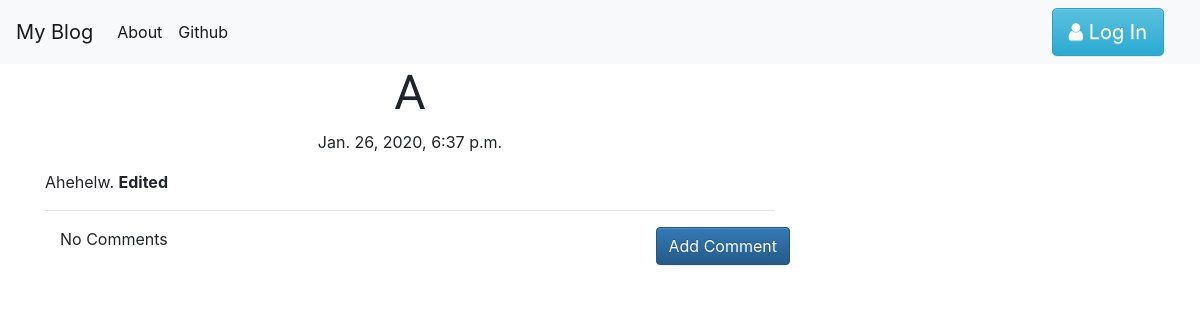
Page /post/5/ on the earlier database version.
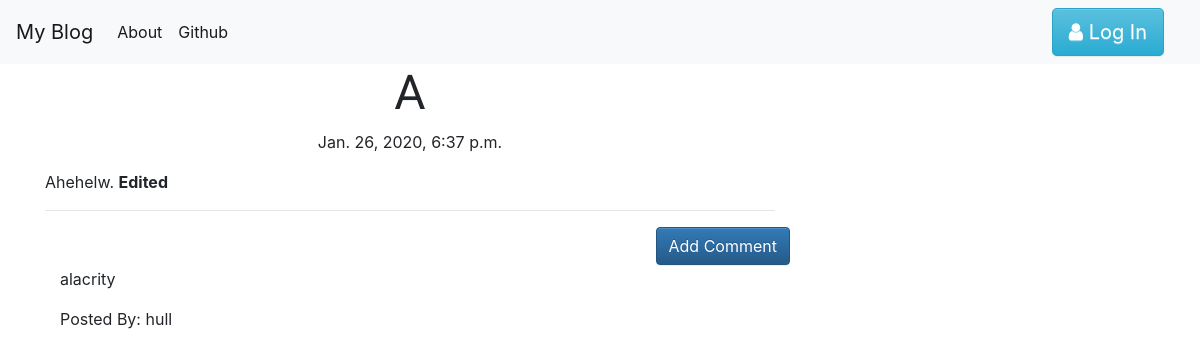
Same page on the later database version.
### blog/models.py (models this page shows, shortened)
class Post(models.Model):
    author = models.ForeignKey('auth.User', on_delete=models.DO_NOTHING)
    title = models.CharField(max_length=200)
    text = models.TextField()
    create_date = models.DateTimeField(default=timezone.now)
    published_date = models.DateTimeField(blank=True, null=True)

class Comment(models.Model):
    post = models.ForeignKey('blog.Post',
                             related_name='comments',
                             on_delete=models.DO_NOTHING)
    author = models.CharField(max_length=200)
    text = models.TextField()
    create_date = models.DateTimeField(default=timezone.now)
    approved_comment = models.BooleanField(default=False)

### blog/views.py (the view)
# urls.py: path('post/<int:pk>/', views.PostDetailView.as_view(), name='post_detail'),
class PostDetailView(DetailView):
    model = Post

### blog/templates/blog/post_detail.html (shortened to what this page needs)
{% extends "blog/base.html" %}
{% block content %}
<h1 class="posttitle loader">
    {{post.title}}
</h1>
{% if post.published_date %}
<div class="date postdate">
    {{ post.published_date }}
</div>
{% else %}
<a class="btn btn-default" href="{% url 'post_publish' pk=post.pk %}">Publish</a>
{% endif %}
<p class='postcontent'>
    {{ post.text|safe|linebreaksbr }}
</p>
<hr>
<a class='btn btn-primary btn-comment' href="{% url 'add_comment_to_post' pk=post.pk %}">Add Comment</a>
<div class="container">
    {% for comment in post.comments.all %}
    <br>
    {% if user.is_authenticated or comment.approved_comment %}
    <p>{{ comment.text|safe|linebreaks }}</p>
    <p>Posted By: {{comment.author}}</p>
    {% endif %}
    {% empty %}
    <p>No Comments</p>
    {% endfor %}
</div>
{% endblock content %}

### blog/templates/blog/base.html (shortened to what this page needs)
<!DOCTYPE html>
{% load static %}
<html lang="en">
<head>
    <link rel="stylesheet" href="https://stackpath.bootstrapcdn.com/bootstrap/4.4.1/css/bootstrap.min.css"
>
    <link rel="stylesheet" href="https://maxcdn.bootstrapcdn.com/bootstrap/3.3.7/css/bootstrap-theme.min.css"
>
    <link href="https://maxcdn.bootstrapcdn.com/font-awesome/4.7.0/css/font-awesome.min.css" rel="stylesheet">
    <link rel="stylesheet" href="//cdn.jsdelivr.net/npm/medium-editor@latest/dist/css/medium-editor.min.css"
        type="text/css" media="screen" charset="utf-8">
    <link rel="stylesheet" href="{% static 'css/blog.css' %}">
</head>
<body class="loader">
    <nav class="navbar navbar-expand-lg navbar-light bg-light">
        <a class="navbar-brand" href="{% url 'post_list' %}">My Blog</a>
        <div class="collapse navbar-collapse" id="navbarSupportedContent">
            <ul class="navbar-nav mr-auto">
                <li class="nav-item active">
                    <a class="nav-link" href="{% url 'about' %}">About</a>
                </li>
                <li class="nav-item active">
                    <a class="nav-link" href="https://www.github.com">Github</a>
                </li>
            </ul>
        </div>
        <div class="collapse navbar-collapse">
            <ul class='navbar-nav ml-auto nav3'>
                {% if user.is_authenticated %}
                <li class="nav-item">
                    <a href="{% url 'post_new' %}">New Post</a>
                </li>
                <li class="nav-item">
                    <a href="{% url 'post_draft_list' %}">Drafts</a>
                </li>
                <li class="nav-item">
                    <a href="{% url 'logout' %}">Log Out</a>
                </li>
                <li class="nav-item">
                    <a>Welcome : {{ user.username }} </a>
                </li>
                {% else %}
                <li class="nav-item">
                    <a href="{% url 'login' %}" class="btn btn-info btn-lg">
                        <span class="fa fa-user"></span> Log In
                    </a>
                </li>
                {% endif %}
            </ul>
        </div>
    </nav>
    <div class='content container'>
        <div class='row'>
            <div class='col-md-8'>
                <div class='blog_posts'>
                    {% block content %}
                    {% endblock content %}
                </div>
            </div>
        </div>
    </div>
</body>
</html>

### blog/static/css/blog.css (style rules this page uses)
.nav3 li { margin-right: 20px; }
.postdate { text-align: center; }
.posttitle { font-family: 'Russo One', sans-serif; font-size: 3em; text-align: center; }
.postcontent { font-family: 'Montserrat'; font-size: 1.5em; }
.btn-comment { position: absolute; right: 0px; }
.loader { filter: hue-rotate(0deg); color: linear-gradient(45deg, #0f8, #08f); animation: hue 5000ms infinite linear; }

Differences in the rows shown:
added Comment: text "alacrity", author "hull"
Other differences:
text no longer shown: "No Comments"
